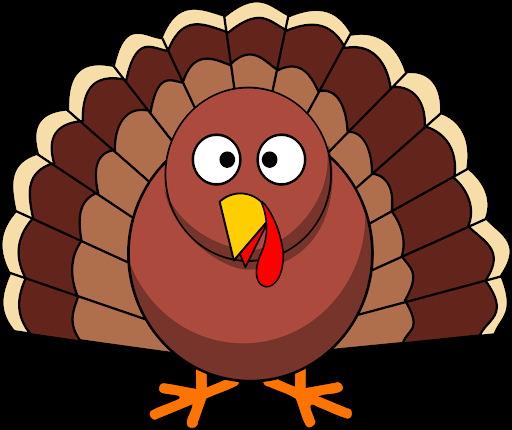
#> input picture cartoon.png, 512 x 430 px
$ python super_turkey.py   (older library calls are emulated)
#> lines starting #> are read from the running program, lines starting #| are printed output that depends on the picture; after the words box and inside, x2 and y2 are one past the last pixel; in counts of white or black regions, pixels touching at a corner belong together
import os
import cv2
import math
import argparse
import numpy as np
from typing import Any, Dict, List, NewType, Set, Tuple

Point   = NewType("xy coordinate", np.ndarray)
ndarray = NewType("numpy ndarray", np.ndarray)
VideoIO = NewType("cv2 webcam stream", cv2.VideoCapture)

def compute_centroid(*points_lists: List[List[Point]])-> Point:
	points = np.asarray(list(zip(*points_lists))).reshape(-1,2)
	return points.mean(axis=0).astype(int).flatten()

def midpt (p1, p2) -> float:
	mpt = 0.5*(p1+p2)
	return mpt.astype(int)

def pdst (p1, p2) -> float:
	return np.sqrt(np.sum(np.square(p2-p1)))

def theta(a: Point, b: Point, c: Point)-> float:
	v1, v2 = a-b, c-b
	return math.degrees(math.acos(np.dot(v1,v2)/(np.linalg.norm(v1) * np.linalg.norm(v2))))

def run(turkey_path: ndarray, turkey_dims: Tuple[int, int], latency: int, persistance: int,
		min_frac: int, max_frac: int, theta_max: float, min_n_fingers: int, quiet: bool)-> None:
#> called with turkey_path = './cartoon.png', turkey_dims = (300, 250), latency = 2, persistance = 5, min_frac = 64, max_frac = 4, theta_max = 30, min_n_fingers = 3
	frame_idx = 0
	persistance_idx = 0
	tree  = cv2.RETR_TREE
	chain = cv2.CHAIN_APPROX_SIMPLE
	fgmask, centroid = None, None

	persisting = False

	overlay = cv2.imread(turkey_path)
#> overlay is the input picture: shape (430, 512, 3); mean B, G, R 38.7, 53.7, 96.7
	overlay = cv2.resize(overlay, turkey_dims)
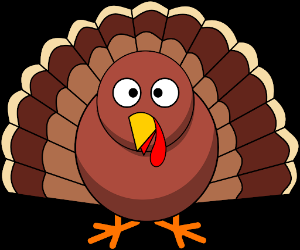
#> overlay: shape (250, 300, 3); mean B, G, R 38.7, 53.7, 96.7

	cap = cv2.VideoCapture(0)
	fgbg = cv2.createBackgroundSubtractorMOG2(detectShadows = True)

	while(True):
		ret, frame = cap.read()
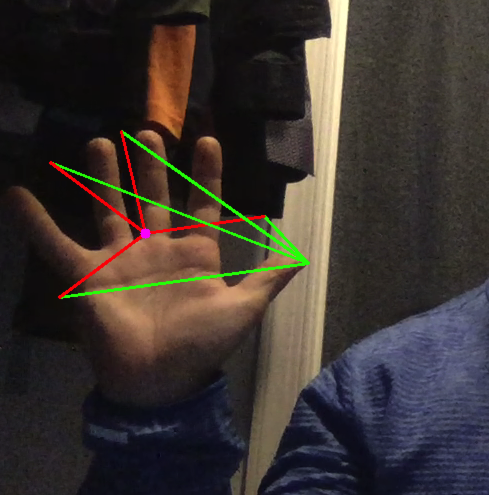
#> input picture showcase/vectors.png, 978 x 990 px, given in place of the camera (shown at 1/2 size)
#> frame is the input picture: shape (990, 978, 3); mean B, G, R 47.7, 51.9, 59.5

		try:
			if frame_idx % latency == 0: fgmask = fgbg.apply(frame)
#> fgmask: shape (990, 978); every value is 127
			frame_idx += 1

			h, w = fgmask.shape
#> h = 990; w = 978

			fgmask[:int(h*0.1), :] = 0 # hardcoded for consistency,
			fgmask[int(h*0.9):, :] = 0 # but can be safely modified
			fgmask[:, int(w*0.4):int(w*0.6)] = 0
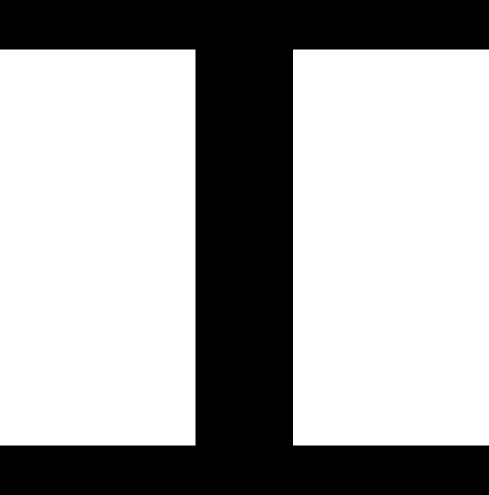
#> fgmask: shape (990, 978) (shown at 1/2 size); values 0 (black) and 127 (white), 64% white; 1 black region

			n_fingers = 0 if not persisting else 5
			_, contours, _ = cv2.findContours(fgmask, tree, chain)
#> contours = 2 contours; box (x1, y1, x2, y2) and area: (586, 99, 978, 891) 309281, (0, 99, 391, 891) 308490

			if contours and not persisting:
				lc = max(contours, key=lambda x: cv2.contourArea(x))
#> lc = [[586, 99], [586, 890], [977, 890], [977, 99]]

				if (w*h//min_frac < cv2.contourArea(lc) < w*h//max_frac):

					hull = cv2.convexHull(lc, returnPoints=False) # must be False !!
					defects = cv2.convexityDefects(lc, hull)

					spts, epts, fpts, mpts = [], [], [], []
					for i in range(np.size(defects, 0)):
						spt = lc[defects[i,0,0]].flatten(); spts.append(spt)
						ept = lc[defects[i,0,1]].flatten(); epts.append(ept)
						fpt = lc[defects[i,0,2]].flatten(); fpts.append(fpt)

						mpts.append(midpt(spt, ept))

						# Pretty lines :)
						# cv2.line(frame, tuple(spt), tuple(fpt), (0,255,0), 2)
						# cv2.line(frame, tuple(ept), tuple(fpt), (255,0,0), 2)

					centroid = compute_centroid(spts, fpts, epts)

					for mpt, fpt in zip(mpts, fpts):
						if mpt[1] > centroid[1] \
						   or not 25 < pdst(mpt, fpt) < 500 \
						   or not 0 <= abs(theta(centroid, mpt, fpt)) <= 30: continue
						n_fingers += 1

						# Pretty lines :)
						# cv2.line(frame, tuple(mpt), tuple(fpt), (0,255,0), 2)
						# cv2.line(frame, tuple(mpt), centroid, (0,0,255), 2)

					#cv2.circle(frame, tuple(centroid), radius=8, color=(255, 0, 255), thickness=-1)

			if n_fingers >= min_n_fingers: # 3 seems to be best
				try:
					persistance_idx -= 1
					cx, cy = tuple(centroid)
					oh, ow, _ = overlay.shape
					dx, dy = ow//2, oh//2
					bkgd = frame[cy-dy:cy+dy, cx-dx:cx+dx]
					frame[cy-dy:cy+dy, cx-dx:cx+dx] = np.where(overlay < 10, bkgd, overlay)
					if not quiet: print("\t ~ Gobble Gobble Gobble ~")
					if not persisting: persistance_idx = 4; persisting = True
					if not persistance_idx: persisting = False
				except ValueError:
					if not quiet: print("\tOut of bounds!!")
		except: print("\tWarning: Internal Error ")
		finally:
			cv2.imshow("img", frame)
			if (cv2.waitKey(1) & 0xFF == ord('q')): break
#> (key q is pressed here)

	cap.release()
	cv2.destroyAllWindows()

def get_hypers()-> Dict[str, Any]:
	parser = argparse.ArgumentParser()
	parser.add_argument("-l", "--latency", type=int, help="Skip every l-th frame", default=2)
	parser.add_argument("-t", "--turkey_path", type=str, help="Path to turkey image file", default="./cartoon.png")
	parser.add_argument("-d", "--turkey_dims", type=int, nargs=2, help="(h,w) of turkey", default=(300,250))
	parser.add_argument("-p", "--turkey_persistance", type=int, help="n_frames each turkey lasts for", default=5)

	parser.add_argument("-f", "--min_max_fracs", type=int, nargs=2, help="min and max contour area, \
													as a fraction of total frame area.", default=(64, 4))
	parser.add_argument("-a", "--max_angle", type=int, help="max acceptable angle to classify as finger", default=30)
	parser.add_argument("-m", "--min_n_fingers", type=int, help="min number of fingers to be considered a hand", default=3)
	parser.add_argument("-q", "--quiet", type=int, help="silence all output", default=0)
	args = vars(parser.parse_args())

	try:

		l = int(args["latency"])
		tp = args["turkey_path"]
		a = int(args['max_angle'])
		m = int(args["min_n_fingers"])
		p = int(args["turkey_persistance"])
		d = tuple(map(int, args["turkey_dims"]))
		lf,hf = tuple(map(int, args["min_max_fracs"]))
		q = True if args["quiet"] > 0 else False

		assert(0 <= m <= 5)
		assert(0 <  p <= 100)
		assert(0 <= a <= 360)
		assert((1 < lf < 100) and (1 < hf < 100))
		assert(os.path.isfile(tp))

	except AssertionError:
		print('\tOne or more of your inputs is out of bounds - please try again.')
		exit()
	except:
		print('\tOne or more of your inputs is invalid - please try again.')
		exit()

	return tp, d, l, p, lf, hf, a, m, q

if __name__ == '__main__':
	tp, d, l, p, lf, hf, a, m, q = get_hypers()
	print("\t[TURKEY MODE ACTIVATED]")
	run(tp, d, l, p, lf, hf, a, m, q)
